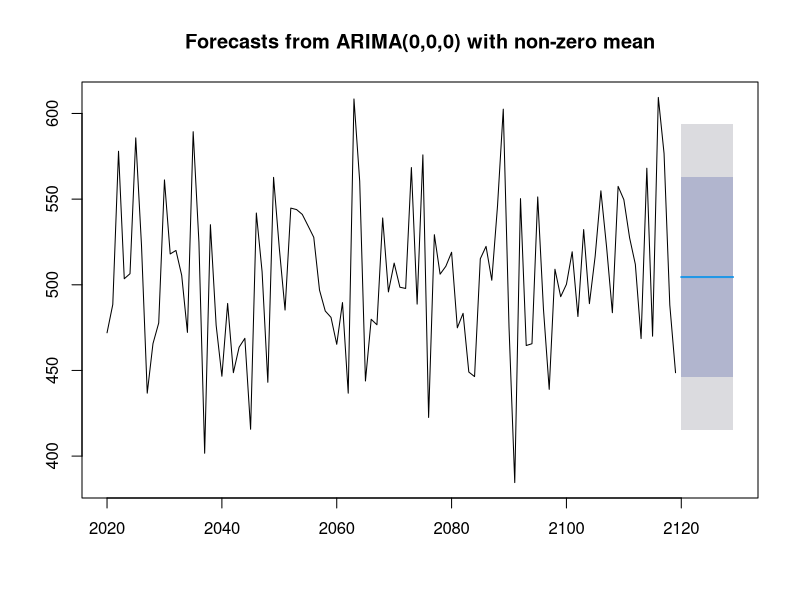

Source code (R):
# Load required libraries
library(forecast)
library(ggplot2)

# Generate example sales data
set.seed(123)
sales_data <- ts(rnorm(100, mean = 500, sd = 50), start = 2020)

# Fit an ARIMA model to the sales data
sales_model <- auto.arima(sales_data)

# Generate forecasts for the next 10 time points
sales_forecast <- forecast(sales_model, h = 10)

# Print the forecasted sales values
print(sales_forecast)

# Plot forecasted sales with prediction intervals
plot(sales_forecast)

# Check the ggplot2 package is loaded
if (!require("ggplot2")) {
  install.packages("ggplot2")
}

